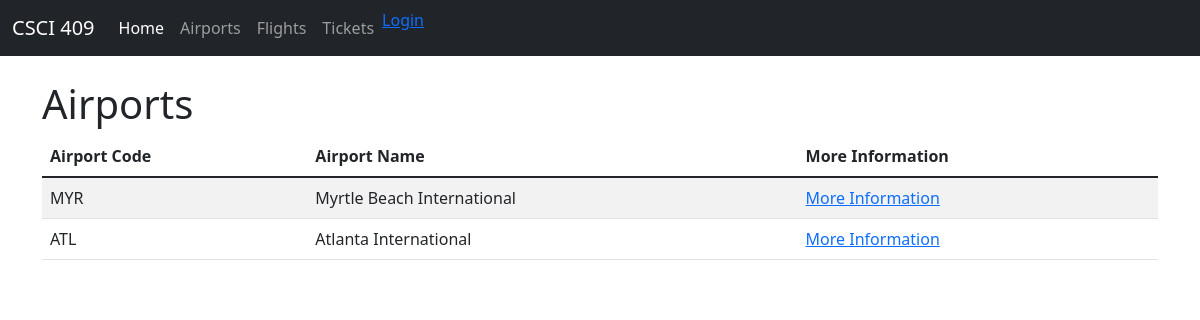
The page / on the database its author committed.
### airports/models.py (models this page shows)
class Airport(models.Model):
    name = models.CharField(max_length=255)
    airport_code = models.CharField(max_length=3)
    address = models.CharField(max_length=255)
    city = models.CharField(max_length=255)
    state = models.CharField(max_length=2)
    zipcode = models.CharField(max_length=5)
    is_open = models.BooleanField()

### airports/views.py (the view)
# urls.py: path('', views.index),
def index(request):
    airports = Airport.objects.all()  # gather data from the database
    context = {'airports': airports}  # assign it to a context variable
    return render(request, 'airports/index.html', context)  # render the template with the context data

### airports/templates/airports/index.html
{% extends 'base.html' %}
{% block content %}
<h1>Airports</h1>
<table class="table table-striped">
    <thead>
        <tr>
            <th scope="col">Airport Code</th>
            <th scope="col">Airport Name</th>
            <th scope="col">More Information</th>
        </tr>
    </thead>
    <tbody>
        {% for airport in airports %}
            <tr>
                <td>{{ airport.airport_code }}</td>
                <td>{{ airport.name }}</td>
                <td><a href="/airports/{{ airport.airport_code }}">More Information</a></td>
            </tr>
        {% endfor %}
    </tbody>
</table>
{% endblock %}

### rows shown on the page
Airport: airport_code "MYR", name "Myrtle Beach International"
Airport: airport_code "ATL", name "Atlanta International"
